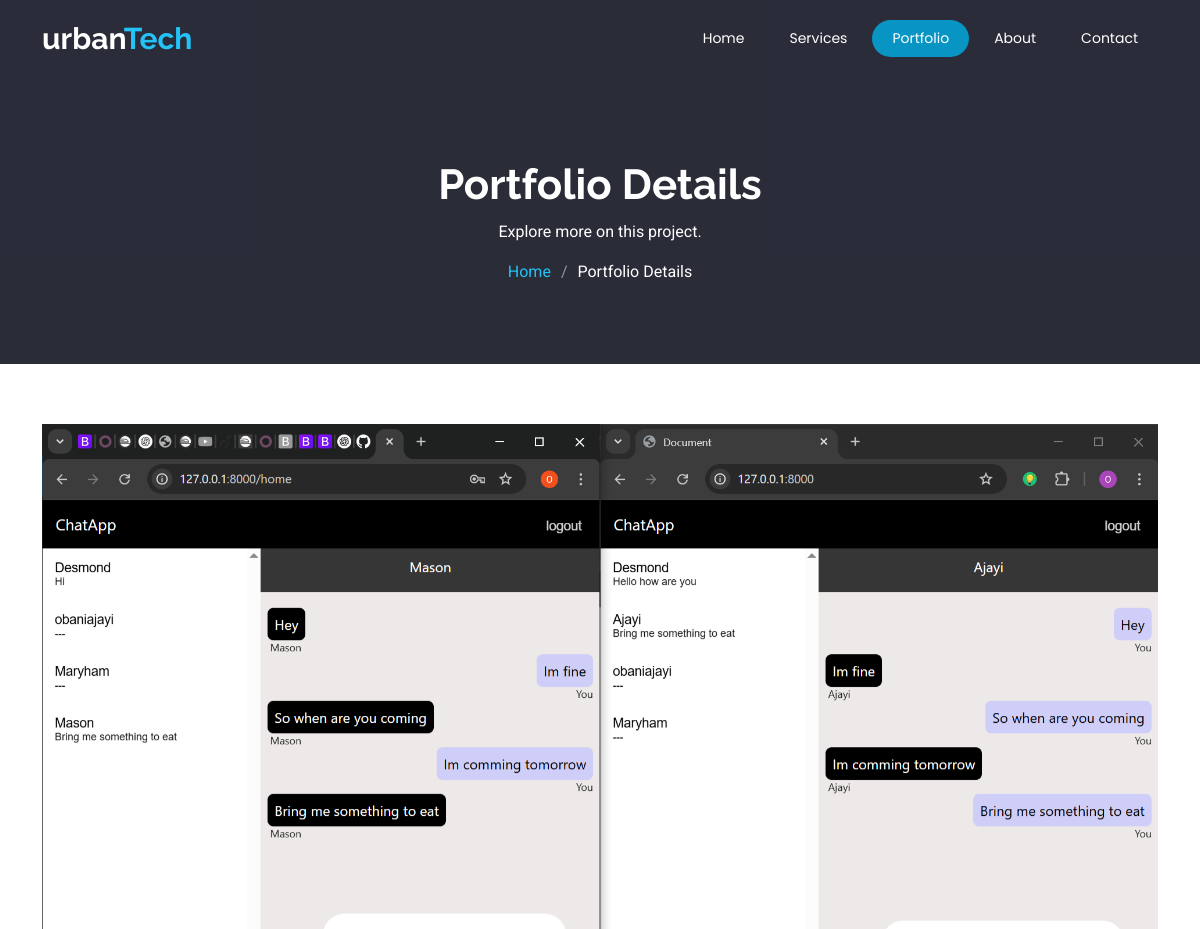
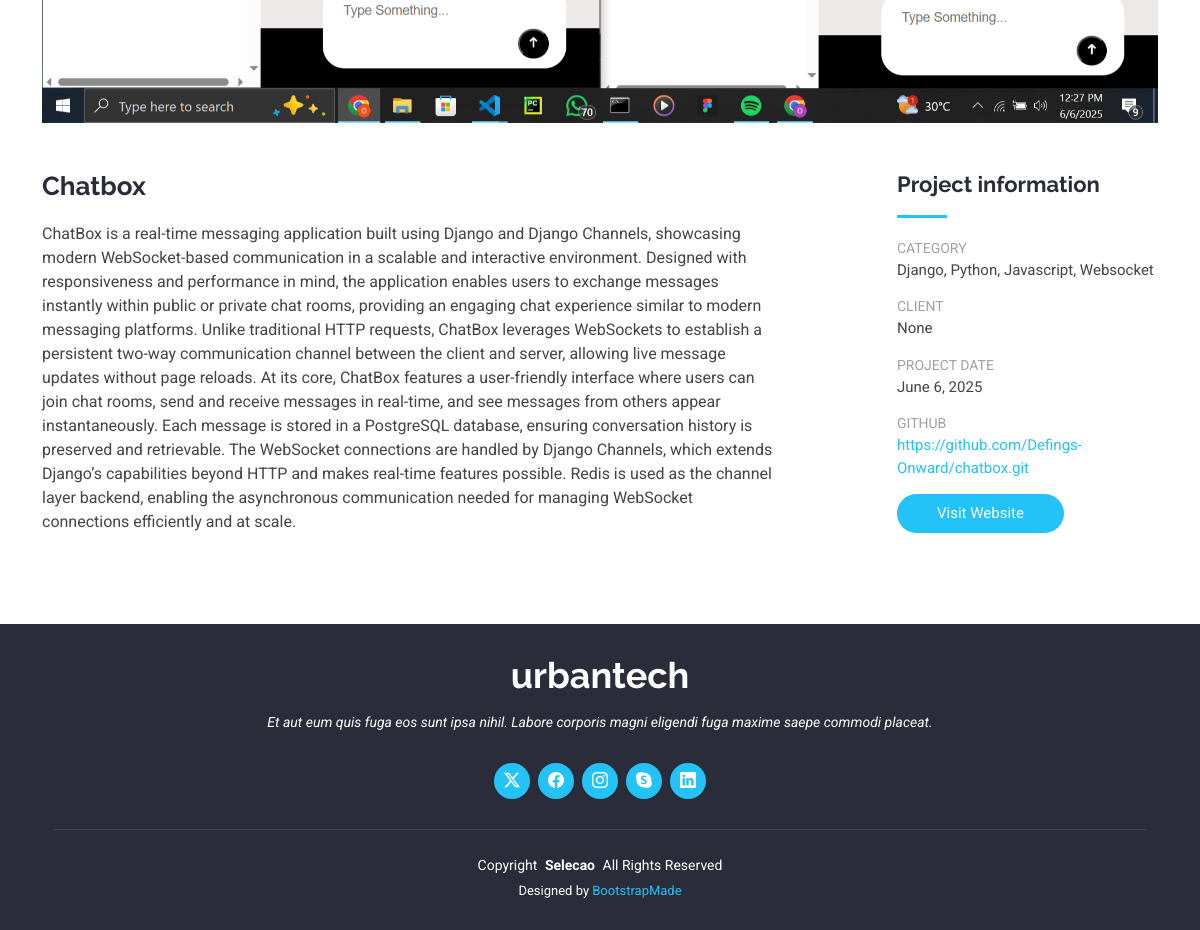
The app's page /portfolio/4 with its own data (2 pictures, top to bottom).
### portfolio/models.py (models this page shows)
class Media(models.Model):
    image = models.ImageField(upload_to='images')
    project = models.ForeignKey(Project, on_delete=models.CASCADE)
    type = models.CharField(max_length=200, default="image")

class Project(models.Model):
    pic = models.ImageField(upload_to='images')
    name = models.CharField(max_length=200)
    category = models.CharField(max_length=200)
    client = models.CharField(max_length=200)
    date  = models.DateField(auto_now_add=True)
    git_url = models.URLField()
    project_url = models.URLField()
    note = models.TextField()
    substance = models.CharField(max_length=200)

### portfolio/views.py (the view)
# urls.py: path('portfolio/<int:id>', views.details, name="portfolio")
def details(request, id):
    project = Project.objects.get(id=id)
    media = Media.objects.filter(project_id=id)
    context = {
        'project': project,
        'media': media
    }
    return render(request, 'portfolio-details.html', context=context)

### portfolio/templates/portfolio-details.html (shortened to what this page needs)
{% load static %}
<!DOCTYPE html>
<html lang="en">
<head>
  <link href="{% static 'assets/vendor/bootstrap/css/bootstrap.min.css' %}" rel="stylesheet">
  <link href="{% static 'assets/vendor/bootstrap-icons/bootstrap-icons.css' %}" rel="stylesheet">
  <link href="{% static 'assets/vendor/aos/aos.css' %}" rel="stylesheet">
  <link href="{% static 'assets/vendor/animate.css/animate.min.css' %}" rel="stylesheet">
  <link href="{% static 'assets/vendor/glightbox/css/glightbox.min.css' %}" rel="stylesheet">
  <link href="{% static 'assets/vendor/swiper/swiper-bundle.min.css' %}" rel="stylesheet">
  <link href="{% static 'assets/css/main.css' %}" rel="stylesheet">
</head>
<body class="portfolio-details-page">
  <header id="header" class="header d-flex align-items-center fixed-top">
    <div class="container-fluid container-xl position-relative d-flex align-items-center justify-content-between">
      <a href="index.html" class="logo d-flex align-items-center">
        <h1 class="sitename">urban<span style="color: var(--accent-color);">Tech</span></h1>
      </a>
      <nav id="navmenu" class="navmenu">
        <ul>
          <li><a href="/#hero">Home</a></li>
          <li><a href="/#services">Services</a></li>
          <li><a href="/#portfolio" class="active">Portfolio</a></li>
          <li><a href="/#team">About</a></li>
          <li><a href="/#contact">Contact</a></li>
        </ul>
      </nav>
    </div>
  </header>
  <main class="main">
    <div class="page-title dark-background">
      <div class="container position-relative">
        <h1>Portfolio Details</h1>
        <p>Explore more on this project.</p>
        <nav class="breadcrumbs">
          <ol>
            <li><a href="/">Home</a></li>
            <li class="current">Portfolio Details</li>
          </ol>
        </nav>
      </div>
    </div>
    <section id="portfolio-details" class="portfolio-details section">
      <div class="container" data-aos="fade-up">
        <div class="portfolio-details-slider swiper init-swiper">
          <div class="swiper-wrapper align-items-center">
            {% for media in media %}
            {% if media.type == 'image' %}
            <div class="swiper-slide">
              <img src="{% static 'media/' %}{{media.image}}" alt="">
            </div>
            {%endif%}
            {% endfor %}
          </div>
        </div>
        <div class="row justify-content-between gy-4 mt-4">
          <div class="col-lg-8" data-aos="fade-up">
            <div class="portfolio-description">
              <h2>{{project.name}}</h2>
              <p>
                {{project.note}}
              </p>
            </div>
          </div>
          <div class="col-lg-3" data-aos="fade-up" data-aos-delay="100">
            <div class="portfolio-info">
              <h3>Project information</h3>
              <ul>
                <li><strong>Category</strong> {{project.substance}}</li>
                <li><strong>Client</strong> {{project.client}}</li>
                <li><strong>Project date</strong> {{project.date}}</li>
                <li><strong>Github</strong> <a href="{{project.git_url}}">{{project.git_url}}</a></li>
                <li>{% if project.project_url %}<a href="https://{{project.project_url}}" class="btn-visit align-self-start">Visit Website</a>{% endif %}</li>
              </ul>
            </div>
          </div>
        </div>
      </div>
    </section>
  </main>
  <footer id="footer" class="footer dark-background">
    <div class="container">
      <h3 class="sitename">urbantech</h3>
      <p>Et aut eum quis fuga eos sunt ipsa nihil. Labore corporis magni eligendi fuga maxime saepe commodi placeat.</p>
      <div class="social-links d-flex justify-content-center">
        <a href=""><i class="bi bi-twitter-x"></i></a>
        <a href=""><i class="bi bi-facebook"></i></a>
        <a href=""><i class="bi bi-instagram"></i></a>
        <a href=""><i class="bi bi-skype"></i></a>
        <a href=""><i class="bi bi-linkedin"></i></a>
      </div>
      <div class="container">
        <div class="copyright">
          <span>Copyright</span> <strong class="px-1 sitename">Selecao</strong> <span>All Rights Reserved</span>
        </div>
        <div class="credits">
          Designed by <a href="https://bootstrapmade.com/">BootstrapMade</a>
        </div>
      </div>
    </div>
  </footer>
</body>
</html>

### records on screen
Media: image (picture)
Project: name "Chatbox", note "ChatBox is a real-time messaging application built using Django and Django Channels, showcasing modern WebSocket-based communication in a scalable and interactive environment. Designed with responsiveness and performance in mind, the application enables users to exchange messages instantly within public or private chat rooms, providing an engaging chat experience similar to modern messaging platforms. Unlike traditional HTTP requests, ChatBox leverages WebSockets to establish a persistent two-way communication channel between the client and server, allowing live message updates without page reloads. At its core, ChatBox features a user-friendly interface where users can join chat rooms,…", substance "Django, Python, Javascript, Websocket", client "None", date "June 6, 2025", git_url "https://github.com/Defings-Onward/chatbox.git"
